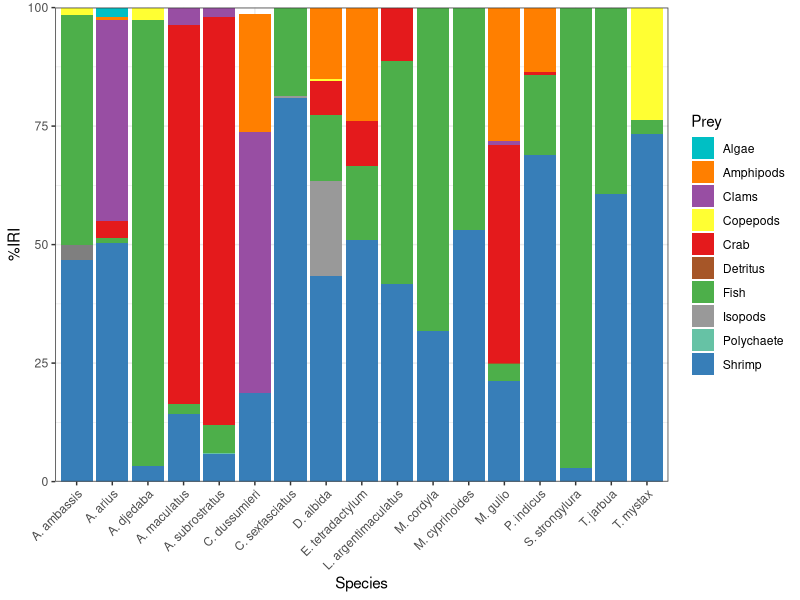
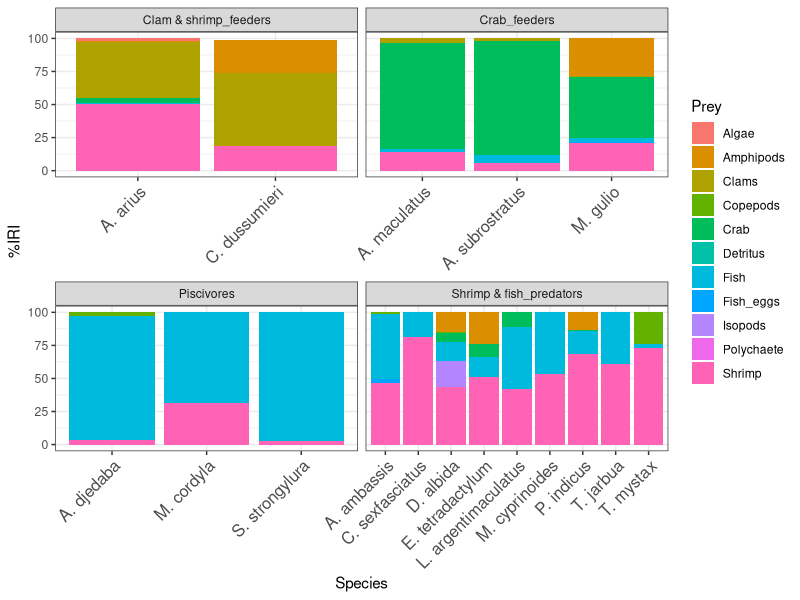
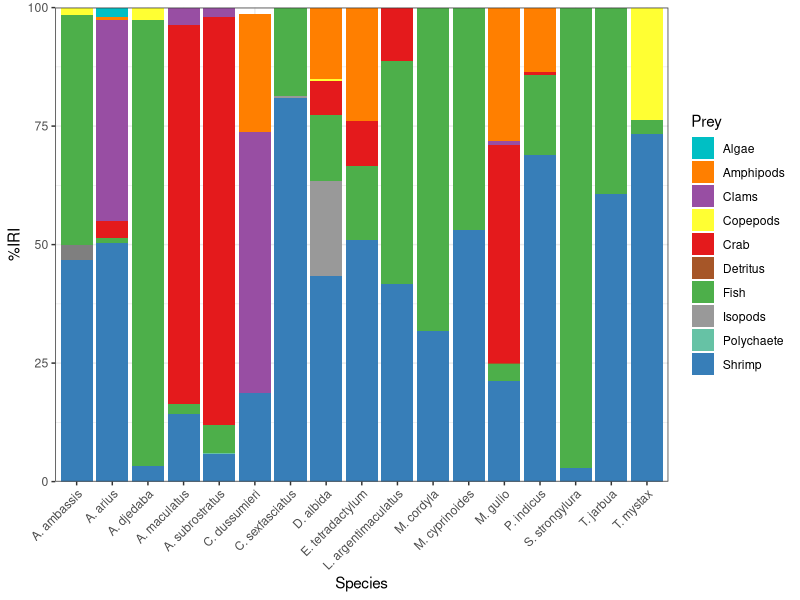
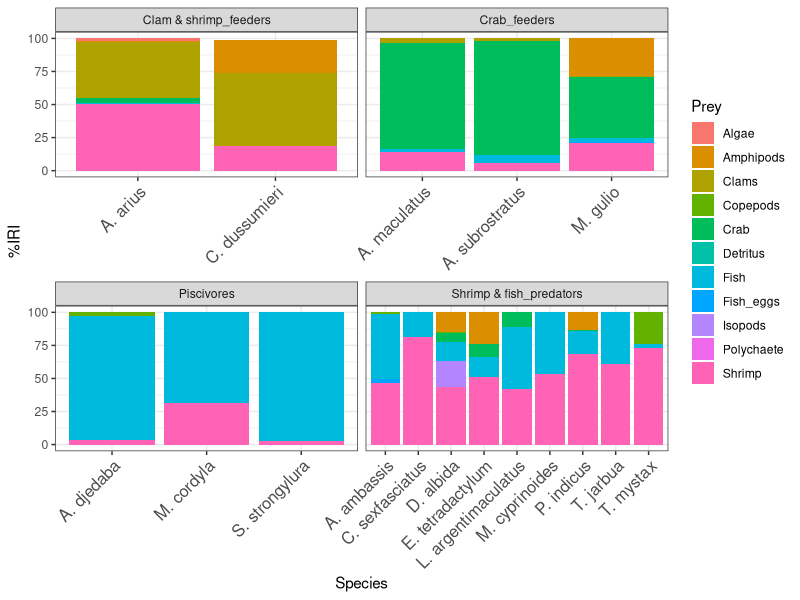

R code for these plots, in order: (Note: this script raises an error after producing the figures.)

setwd("C:/Users/Koushik/OneDrive/Documents/Rstudio/NMDS_Sasu")

library(ggplot2)
library(dplyr)
library(readr)
library(ggrepel)

data <- read.csv("Diet Overall compilation.csv")
summary(data)

#Stacked Bar Plot
p <- ggplot(data, aes(x = Species, y = X.IRI, fill = Prey)) +
  geom_bar(stat = "identity") +
  theme_bw() +
  theme(axis.text.x = element_text(angle = 45, hjust = 1)) +
  labs(x = "Species", y = "%IRI", fill = "Prey") +
  scale_y_continuous(expand = c(0,0)) +
  scale_fill_manual(values = c("Crab" = "#E41A1C","Shrimp" = "#377EB8","Fish" = "#4DAF4A",
    "Clams" = "#984EA3","Amphipods" = "#FF7F00","Copepods" = "#FFFF33","Detritus" = "#A65628",
    "Fish.eggs" = "#F781BF","Isopods" = "#999999","Polychaete" = "#66C2A5",
    "Algae" = "#00BFC4"))
p


#Save the plot
ggsave("Stacked Bar Plot.tiff", width = 10, height = 6, dpi = 300)


#Faceted Plot by Guild

p2 <- ggplot(data, aes(x = Species, y = X.IRI, fill = Prey)) +
  geom_bar(stat = "identity") +
  facet_wrap(~Guild, scales = "free_x") +
  theme_bw() +
  theme(axis.text.x = element_text(angle = 45, hjust = 1, size = 12)) +
  labs(x = "Species", y = "%IRI", fill = "Prey")
p2

#Save the plot
ggsave("Plot_2_new.tiff", width = 10, height = 6, dpi = 300)


#PCA 

data_wide <- reshape(data,
  idvar = c("Species", "Guild"),
  timevar = "Prey",
  direction = "wide")

names(data_wide) <- gsub("%IRI.", "", names(data_wide))
names(data_wide) <- gsub("\\.", "_", names(data_wide))

data_wide[is.na(data_wide)] <- 0
rownames(data_wide) <- data_wide$Species
pca_data <- data_wide[, !(names(data_wide) %in% c("Species", "Guild"))]

#New 

data_wide <- reshape(data, idvar = c("Species", "Guild"),
  timevar = "Prey",direction = "wide")

# Clean names
names(data_wide) <- gsub("%IRI.", "", names(data_wide))
names(data_wide) <- gsub("\\.", "_", names(data_wide))

# Replace NA with 0
data_wide[is.na(data_wide)] <- 0

rownames(data_wide) <- data_wide$Species
pca_data <- data_wide[, !(names(data_wide) %in% c("Species", "Guild"))]
pca_res <- prcomp(pca_data, scale. = TRUE)

pca_df <- as.data.frame(pca_res$x)
pca_df$Species <- rownames(pca_data)
pca_df$Guild <- data_wide$Guild

# PCA second best plot Fixing the error

g2 <- ggplot(pca_df, aes(x = PC1, y = PC2, color = Guild)) +
  geom_point(size = 3) + geom_text_repel(aes(label = Species), size = 3,
    max.overlaps = 100) + stat_ellipse(data = pca_df_ellipse,
    aes(group = Guild),
    linetype = 2) + coord_cartesian(clip = "off") + theme_bw() + 
    theme(plot.margin = margin(10, 30, 10, 10)) + 
    labs(x = paste0("PC1 (", round(summary(pca_res)$importance[2,1]*100,1), "%)"),
    y = paste0("PC2 (", round(summary(pca_res)$importance[2,2]*100,1), "%)"))
g2

#Save the plot
ggsave("Plot_PCA1_new.tiff", width = 10, height = 6, dpi = 300)


#Final PCA plot (p4)

p4 <- ggplot(pca_df, aes(x = PC1, y = PC2, color = Guild)) +
  geom_point(size = 3) + geom_text_repel(aes(label = Species),
    size = 3, max.overlaps = 100, box.padding = 0.5, point.padding = 0.3) +
    stat_ellipse(aes(group = Guild, fill = Guild), geom = "polygon",
    alpha = 0.2, color = NA) + coord_cartesian(clip = "off") + theme_bw() +
    theme(plot.margin = margin(10, 30, 10, 10)) + 
    labs(x = paste0("PC1 (", round(summary(pca_res)$importance[2,1]*100,1), "%)"),
    y = paste0("PC2 (", round(summary(pca_res)$importance[2,2]*100,1), "%)"))

p4

#save the plot
ggsave("Plot_3_new.tiff", width = 10, height = 6, dpi = 300)

#Another PCA plot (near to final)


# Function to get hull points convex hull
hull_data <- pca_df %>%
  group_by(Guild) %>%
  slice(chull(PC1, PC2))

p4 <- ggplot(pca_df, aes(PC1, PC2, color = Guild)) + geom_point(size = 3) +
  geom_polygon(data = hull_data,
               aes(fill = Guild),
               alpha = 0.2,
               color = NA) +
  geom_text_repel(aes(label = Species), size = 4,
    max.overlaps = 100,
    box.padding = 0.5,
    point.padding = 0.3) + coord_cartesian(clip = "off") +
  theme_bw() + theme(plot.margin = margin(10, 30, 10, 10)) +
  labs(x = paste0("PC1 (", round(summary(pca_res)$importance[2,1]*100,1), "%)"),
    y = paste0("PC2 (", round(summary(pca_res)$importance[2,2]*100,1), "%)"))
p4

#Save the plot
ggsave("Plot_4_new.tiff", width = 10, height = 6, dpi = 300)
